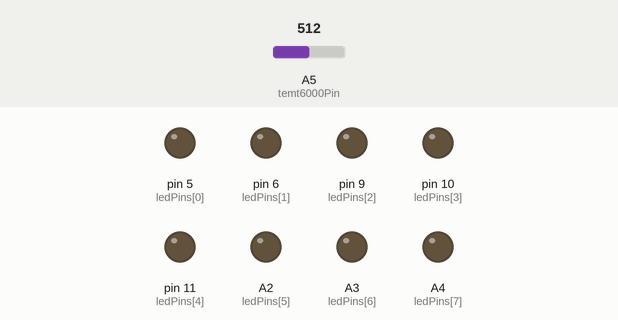
The sketch below on a simulated Arduino Uno, built with avr-gcc and run on an emulated ATmega328P. On the bench: output pins drawn as LEDs (lit = HIGH). Inputs (shaded band) come from the test bench; at power-on: A5 (temt6000Pin) = 512.

Above: at 1.2 s.
1.3 s: A5 (temt6000Pin) set to 21
2.8 s: A5 (temt6000Pin) set to 18
At 3.2 s:
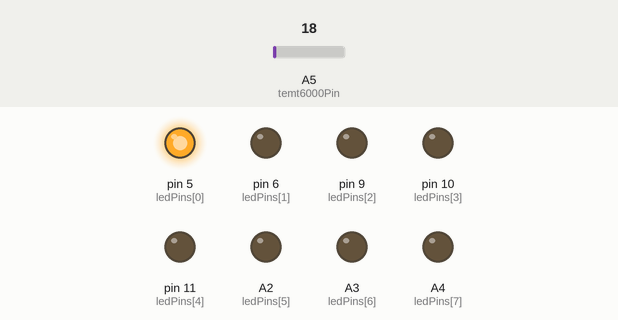
5.8 s: A5 (temt6000Pin) set to 122
At 6.5 s:
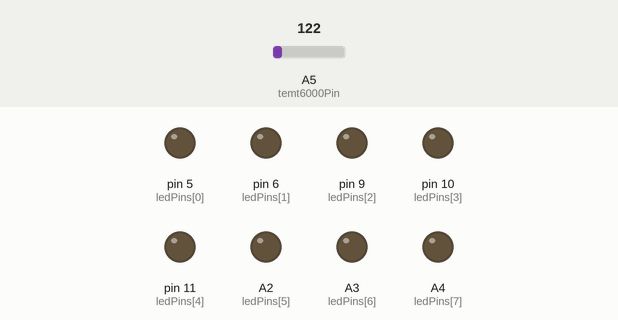
7.3 s: A5 (temt6000Pin) set to 10
At 7.6 s:
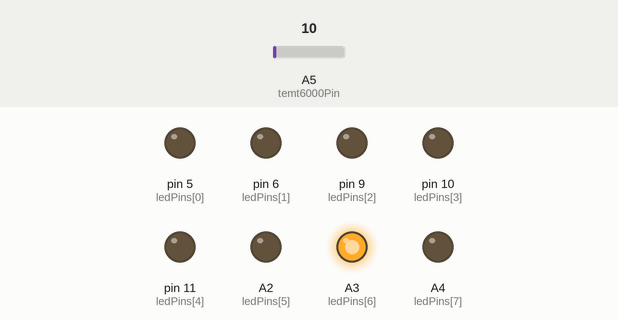
10.3 s: A5 (temt6000Pin) set to 30
At 11.1 s:
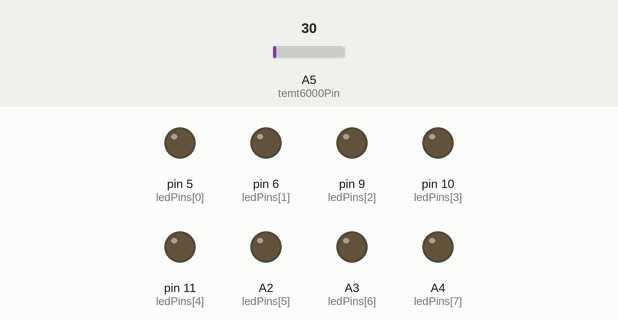
Timing chart, 0 to 12.8 s (numbered marks = the images above; inputs shaded):
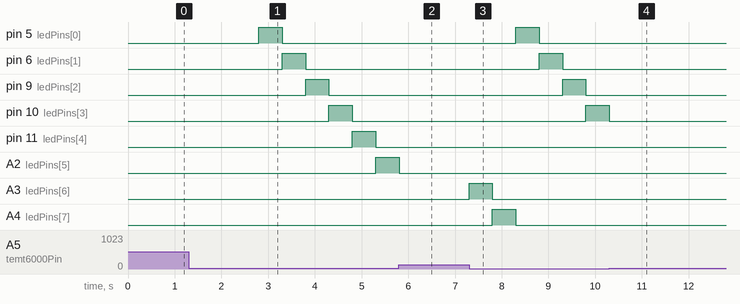

The sketch:

LEDCap.ino
```cpp
const int temt6000Pin = A5;
const int ledPins[] = {
  5, 6, 9, 10, 11, A2, A3, A4};
const int ledSize = 8;
const int threshold = 20;
const int ledDelay = 500;
int ledCursor;

void setup() {
  ledCursor = 0;
  pinMode(temt6000Pin, INPUT);
  for(int i = 0; i < ledSize; i++) {
    pinMode(ledPins[i], OUTPUT);
  }
}

boolean isDark() {
  int value = analogRead(temt6000Pin);
  return value < threshold;
}

void allOff() {
  for(int i = 0; i < ledSize; i++) {
    digitalWrite(ledPins[i], LOW);
    analogWrite(ledPins[i], 0);
  }
}

void allOn() {
  for(int i = 0; i < ledSize; i++) {
    digitalWrite(ledPins[i], HIGH);
    analogWrite(ledPins[i], 0xff);
  }
}

void loop() {
  if(isDark()) {
    digitalWrite(ledPins[ledCursor], HIGH);
    analogWrite(ledPins[ledCursor], 0xff);
    delay(ledDelay);
    digitalWrite(ledPins[ledCursor], LOW);
    analogWrite(ledPins[ledCursor], 0);
    if(++ledCursor == ledSize) {
      ledCursor = 0;
    }
  }
  else {
    allOff();
  }
}
```

Measured:
- the behaviour switches between 20 and 19 on A5 (temt6000Pin) (found by bisection; images 0 and 1)
- after the input at 1.3 s, every drawn part: stays the same
- after the input at 2.8 s, pin 5 (ledPins[0]): LOW → HIGH at once, → LOW 0.50 s later; pin 6 (ledPins[1]): LOW → HIGH after 0.50 s, → LOW 0.50 s later; pin 9 (ledPins[2]): LOW → HIGH after 1.0 s, → LOW 0.50 s later; pin 10 (ledPins[3]): LOW → HIGH after 1.5 s, → LOW 0.50 s later; pin 11 (ledPins[4]): LOW → HIGH after 2.0 s, → LOW 0.50 s later
- after the input at 5.8 s, pin 5 (ledPins[0]): stays LOW (without the input it goes to HIGH after 1.0 s); A3 (ledPins[6]): stays LOW (without the input it goes to HIGH after 0.00 s); A4 (ledPins[7]): stays LOW (without the input it goes to HIGH after 0.50 s)
- after the input at 7.3 s, pin 5 (ledPins[0]): LOW → HIGH after 1.0 s, → LOW 0.50 s later; pin 6 (ledPins[1]): LOW → HIGH after 1.5 s, → LOW 0.50 s later; pin 9 (ledPins[2]): LOW → HIGH after 2.0 s, → LOW 0.50 s later; pin 10 (ledPins[3]): LOW → HIGH after 2.5 s; A3 (ledPins[6]): LOW → HIGH at once, → LOW 0.50 s later
- after the input at 10.3 s, pin 5 (ledPins[0]): stays LOW (without the input it goes to HIGH after 2.0 s); pin 11 (ledPins[4]): stays LOW (without the input it goes to HIGH after 0.00 s)
